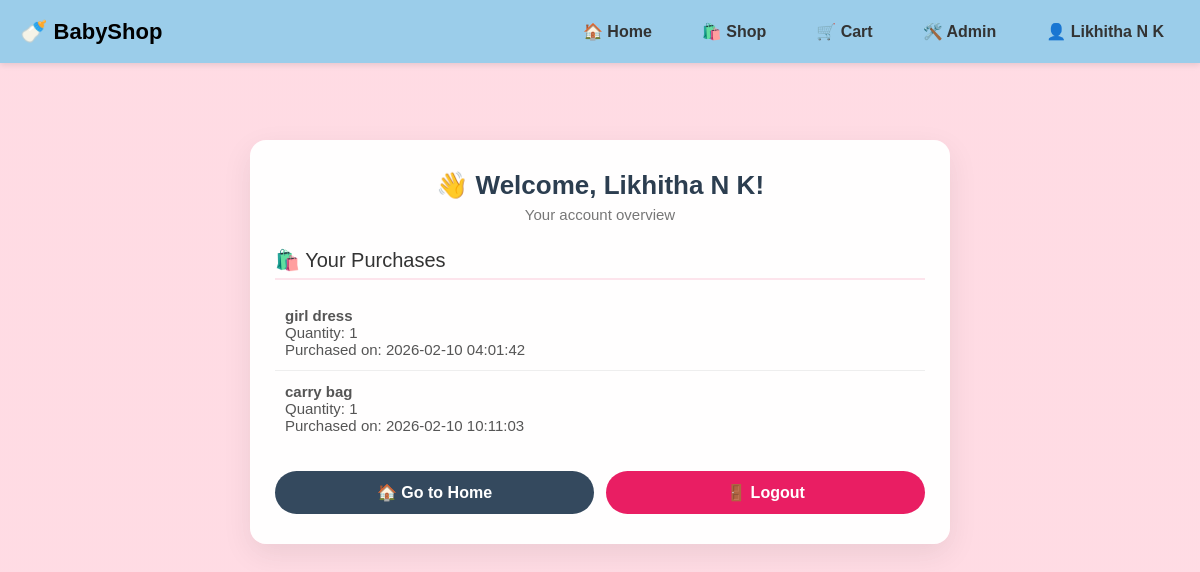
Screenshot of /profile (signed in) with the database file from the repository.
### tables this page shows
CREATE TABLE users (
            id INTEGER PRIMARY KEY AUTOINCREMENT,
            name TEXT NOT NULL,
            email TEXT UNIQUE NOT NULL,
            password TEXT NOT NULL
        );

CREATE TABLE purchases (
            id INTEGER PRIMARY KEY AUTOINCREMENT,
            user_id INTEGER NOT NULL,
            product_id INTEGER NOT NULL,
            quantity INTEGER NOT NULL,
            purchase_date TIMESTAMP DEFAULT CURRENT_TIMESTAMP,
            FOREIGN KEY (user_id) REFERENCES users(id),
            FOREIGN KEY (product_id) REFERENCES products(id)
        );

CREATE TABLE products (
            id INTEGER PRIMARY KEY AUTOINCREMENT,
            name TEXT,
            price INTEGER,
            age_group TEXT,
            type TEXT,
            image TEXT
        );

### app.py (the view)
@app.route("/profile")
def profile():
    if "user_id" not in session:
        return redirect(url_for("login"))
    user_id = session["user_id"]
    conn = get_db_connection()
    user = conn.execute("SELECT * FROM users WHERE id = ?", (user_id,)).fetchone()
    purchases = conn.execute("""
        SELECT p.name, pu.quantity, pu.purchase_date
        FROM purchases pu
        JOIN products p ON pu.product_id = p.id
        WHERE pu.user_id = ?
    """, (user_id,)).fetchall()
    conn.close()
    return render_template("profile.html", user=user, purchases=purchases)

### app.py (called while the page is built)
def get_db_connection():
    conn = sqlite3.connect(DB_PATH)
    conn.row_factory = sqlite3.Row
    return conn

### templates/profile.html (shortened to what this page needs)
{% extends "base.html" %}
{% block content %}
<div class="profile-wrapper">
    <div class="profile-card">
        <div class="profile-header">
            <h1>👋 Welcome, {{ user['name'] }}!</h1>
            <p>Your account overview</p>
        </div>
        <div class="profile-section">
            <div class="section-title">🛍️ Your Purchases</div>
            {% if purchases %}
                <div class="purchase-list">
                    {% for purchase in purchases %}
                        <div class="purchase-item">
                            <strong>{{ purchase['name'] }}</strong><br>
                            Quantity: {{ purchase['quantity'] }}<br>
                            Purchased on: {{ purchase['purchase_date'] }}
                        </div>
                    {% endfor %}
                </div>
            {% else %}
                <p class="empty-text">You have no purchases yet.</p>
            {% endif %}
        </div>
        <div class="profile-actions">
            <a href="{{ url_for('home') }}" class="btn secondary">🏠 Go to Home</a>
            <a href="{{ url_for('logout') }}" class="btn">🚪 Logout</a>
        </div>
    </div>
</div>
{% endblock %}

### templates/base.html (shortened to what this page needs)
<!DOCTYPE html>
<html lang="en">
<head>
</head>
<body>
<nav id="navbar">
    <div class="nav-container">
        <div class="nav-top">
            <div class="brand">🍼 BabyShop</div>
            <div class="nav-links">
    <a href="{{ url_for('home') }}">🏠 Home</a>
    <a href="{{ url_for('products') }}">🛍️ Shop</a>
    <a href="{{ url_for('cart') }}">🛒 Cart</a>
    <a href="{{ url_for('admin_login') }}">🛠️ Admin</a>
    {% if session.get('user_id') %}
        <a href="{{ url_for('profile') }}">👤 {{ session.get('user_name') }}</a>
    {% else %}
        <a href="{{ url_for('login') }}">🔐 Login</a>
        <a href="{{ url_for('register') }}">📝 Register</a>
    {% endif %}
</div>
        </div>
    </div>
</nav>
<div class="page-content">
    {% block content %}{% endblock %}
</div>
</body>
</html>

### templates/base.html (style rules this page uses)
* { margin: 0; padding: 0; box-sizing: border-box; }
body { font-family: Arial, sans-serif; background: #f9f9f9; overflow-x: hidden; }
nav { position: fixed; top: 0; width: 100%; background: #9bcdea; box-shadow: 0 2px 6px rgba(0,0,0,0.1); z-index: 1000; }
.nav-container { max-width: 1200px; margin: auto; padding: 14px 20px; }
.nav-top { display: flex; align-items: center; }
.brand { font-size: 22px; font-weight: bold; white-space: nowrap; }
.nav-links { display: flex; gap: 18px; margin-left: auto; }
.nav-links a { text-decoration: none; color: #333; font-weight: 600; padding: 8px 16px; border-radius: 20px; transition: all 0.3s ease; white-space: nowrap; }
.page-content { padding-top: 110px; max-width: 1200px; margin: auto; padding-left: 20px; padding-right: 20px; }

### templates/profile.html (style rules this page uses)
body, html { height: 100%; margin: 0; font-family: Arial, sans-serif; background: linear-gradient(rgba(255,214,224,0.65), rgba(255,214,224,0.65)), url("https://png.pngtree.com/thumb_back/fh260/background/20240209/pngtree-a-cute-little-baby-boy-sleeping-in-the-bed-newborn-pic-image_15625000.jpg"); background-size: cover; background-position: center; background-attachment: fixed; }
.profile-wrapper { padding: 30px 15px; display: flex; justify-content: center; min-height: 100vh; align-items: flex-start; box-sizing: border-box; }
.profile-card { background: rgba(255, 255, 255, 0.95); max-width: 700px; width: 100%; padding: 30px 25px; border-radius: 16px; box-shadow: 0 10px 30px rgba(0,0,0,0.08); }
.profile-header { text-align: center; margin-bottom: 25px; }
.profile-header h1 { font-size: 26px; color: #2c3e50; margin-bottom: 5px; }
.profile-header p { color: #777; font-size: 15px; }
.section-title { font-size: 20px; margin-bottom: 12px; color: #333; border-bottom: 2px solid #fde4ec; padding-bottom: 6px; }
.purchase-list { margin-top: 15px; }
.purchase-item { padding: 12px 10px; border-bottom: 1px solid #eee; font-size: 15px; color: #555; }
.purchase-item:last-child { border-bottom: none; }
.profile-actions { margin-top: 25px; display: flex; gap: 12px; flex-wrap: wrap; }
.btn { flex: 1; min-width: 140px; text-align: center; padding: 12px 20px; background: #e91e63; color: #fff; text-decoration: none; border-radius: 25px; font-weight: 600; transition: background 0.3s ease; }
.btn.secondary { background: #34495e; }

### rows the page displays
users: get "Likhitha N K", name "Likhitha N K"
purchases: name "girl dress", quantity "1", purchase_date "2026-02-10 04:01:42"
purchases: name "carry bag", quantity "1", purchase_date "2026-02-10 10:11:03"
